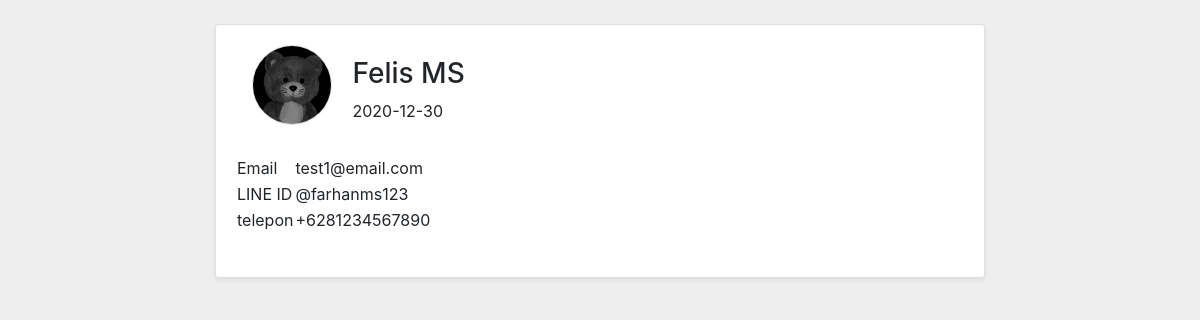
Screenshot of /user/user.php?tim=anggota2 (signed in) with the database file from the repository.
### tables this page shows
CREATE TABLE `users` (
  `id` smallint(6) NOT NULL,
  `nama` text NOT NULL,
  `foto` tinytext NOT NULL,
  `email` text NOT NULL,
  `tanggal_lahir` date NOT NULL,
  `line` tinytext NOT NULL,
  `telepon` tinytext NOT NULL,
  `cv` tinytext DEFAULT NULL,
  `passhash` text NOT NULL
);

### login.api.php (called while the page is built, shortened)
<?php
    function holdQuotes($str){
        $str = str_replace("\\", "\\\\", $str);
        $str = str_replace("'",  "\'", $str);
        $str = str_replace("\"", "\\\"", $str);
        $str = str_replace("`",  "\`", $str);
        return $str;
    }
    $db = new mysqli($db_servername, $db_username, $db_password, $db_dbname);
    function getUserInfo($email){
        global $db;
        $email = holdQuotes($email);
        $req1 = $db->query("SELECT * FROM `users` WHERE `email` = '$email'");
        if($req1->num_rows == 1){
            return $req1->fetch_assoc();
        }else if($req1->num_rows == 0){
            return false;
        }else{
            throw new Exception("account-conflict");
        }
    }
    function getCurrentUser($refresh=false){
        if(isset($_SESSION["user"])){
            return $_SESSION["user"];
        }else{
            setcookie('u_sess', null, -1, '/');
            session_destroy();
            return false;
        }
    }
?>

### init.php (called while the page is built, shortened)
<?php
    include __DIR__ . "/config.php";
    include $root_path . "/login.api.php";
    include $root_path . "/team.api.php";
    $current_user = getCurrentUser(false);
    if($current_user) $team = checkUserTeam($current_user["email"]);
?>

### team.api.php (called while the page is built, shortened)
<?php
    function checkUserTeam($email){
        global $db;
        $email = holdQuotes($email);
        $req1 = $db->query("SELECT * FROM `teams` WHERE `ketua`='$email' OR `anggota1`='$email' OR `anggota2`='$email'");
        if($req1->num_rows == 1){
            return $req1->fetch_assoc();
        }else if($req1->num_rows == 0){
            return false;
        }else{
            throw new Exception("team-conflict");
        }
    }
?>

### user/user.php (the view, shortened to what this page needs)
<?php
    include __DIR__ . "/../init.php";
    $err_msg = array();
    $user = false;
    try{
        if(isset($_GET["tim"]) && preg_match("/^(ketua|anggota1|anggota2)$/", $_GET["tim"])){
            $user = getUserInfo($team[$_GET["tim"]]);
        }else{
            array_push($err_msg, "masukan tim harus diisi. kembali ke <a href=\"team.php\">halaman tim</a>.");
        }
    }catch(\Exception $err){
        array_push($err_msg, $err->getMessage());
    }
?>
<!DOCTYPE html>
<html lang="en">
<head>
    <link rel="stylesheet" href="https://cdn.jsdelivr.net/npm/bootstrap@4.5.3/dist/css/bootstrap.min.css">
</head>
<body class="p-0 m-0" style="background:#eeeeee;">
    <div class="pt-4 text-center pb-4">
        <div class="d-inline-block col-11 col-lg-8">
        <?php if($user){ ?>
            <div class="card d-inline-block text-left shadow-sm w-100">
                <div class="card-body">
                    <div class="clearfix text-left">
                        <div class="text-left d-inline-block" style="padding:0em 1em;">
                            <div class="rounded-circle border d-inline-block overflow-hidden position-relative" style="width:5em; height:5em; background:#eeeeee;">
                                <img src="../foto/<?= $user["foto"] ?>" id="prevPP" style="width:calc(100% + 2px); margin:-1px;"></img>
                            </div>
                        </div>
                        <div class="d-inline-block text-left align-bottom" style="width:25em; max-width:100%;">
                            <h3><?= $user["nama"] ?></h3>
                            <label><?= $user["tanggal_lahir"] ?></label>
                        </div>
                        <table class="my-4">
                            <tr>
                                <td>Email</td>
                                <td><?= $user["email"] ?></td>
                            </tr>
                            <tr>
                                <td>LINE ID</td>
                                <td><?= $user["line"] ?></td>
                            </tr>
                            <tr>
                                <td>telepon</td>
                                <td><?= $user["telepon"] ?></td>
                            </tr>
                        </table>
                    </div>
                </div>
            </div>
        </div>
    <?php } ?>
    </div>
</body>
</html>

### rows the page displays
users: foto (picture), nama "Felis MS", tanggal_lahir "2020-12-30", email "test1@email.com", line "@farhanms123", telepon "+6281234567890"
